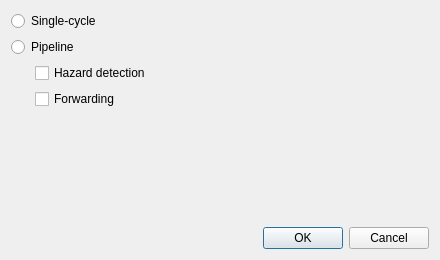
<?xml version="1.0" encoding="UTF-8"?>
<ui version="4.0">
 <class>Atlas::ProcessorDialog</class>
 <widget class="QDialog" name="Atlas::ProcessorDialog">
  <property name="geometry">
   <rect>
    <x>0</x>
    <y>0</y>
    <width>440</width>
    <height>260</height>
   </rect>
  </property>
  <property name="windowTitle">
   <string>Choose Processor</string>
  </property>
  <layout class="QVBoxLayout" name="verticalLayout">
   <item>
    <widget class="QRadioButton" name="singleCycleRadio">
     <property name="text">
      <string>Single-cycle</string>
     </property>
     <property name="toolTip">
      <string>One instruction per cycle, no pipeline registers</string>
     </property>
    </widget>
   </item>
   <item>
    <widget class="QRadioButton" name="pipelineRadio">
     <property name="text">
      <string>Pipeline</string>
     </property>
     <property name="toolTip">
      <string>Five stages: IF, ID, EX, MEM, WB</string>
     </property>
    </widget>
   </item>
   <item>
    <layout class="QHBoxLayout" name="optionsLayout">
     <item>
      <spacer name="optionsIndent">
       <property name="orientation">
        <enum>Qt::Orientation::Horizontal</enum>
       </property>
       <property name="sizeType">
        <enum>QSizePolicy::Policy::Fixed</enum>
       </property>
       <property name="sizeHint" stdset="0">
        <size>
         <width>24</width>
         <height>1</height>
        </size>
       </property>
      </spacer>
     </item>
     <item>
      <layout class="QVBoxLayout" name="optionsColumn">
       <item>
        <widget class="QCheckBox" name="hazardCheck">
         <property name="text">
          <string>Hazard detection</string>
         </property>
         <property name="toolTip">
          <string>Stall the pipeline when an instruction depends on one still in flight</string>
         </property>
        </widget>
       </item>
       <item>
        <widget class="QCheckBox" name="forwardingCheck">
         <property name="text">
          <string>Forwarding</string>
         </property>
         <property name="toolTip">
          <string>Route a result back to an earlier stage instead of waiting for write-back</string>
         </property>
        </widget>
       </item>
      </layout>
     </item>
    </layout>
   </item>
   <item>
    <widget class="QLabel" name="noteLabel">
     <property name="text">
      <string/>
     </property>
     <property name="wordWrap">
      <bool>true</bool>
     </property>
     <property name="minimumSize">
      <size>
       <width>0</width>
       <height>48</height>
      </size>
     </property>
     <property name="alignment">
      <set>Qt::AlignmentFlag::AlignLeading|Qt::AlignmentFlag::AlignTop</set>
     </property>
    </widget>
   </item>
   <item>
    <spacer name="bottomSpacer">
     <property name="orientation">
      <enum>Qt::Orientation::Vertical</enum>
     </property>
     <property name="sizeHint" stdset="0">
      <size>
       <width>1</width>
       <height>1</height>
      </size>
     </property>
    </spacer>
   </item>
   <item>
    <widget class="QDialogButtonBox" name="buttonBox">
     <property name="orientation">
      <enum>Qt::Orientation::Horizontal</enum>
     </property>
     <property name="standardButtons">
      <set>QDialogButtonBox::StandardButton::Cancel|QDialogButtonBox::StandardButton::Ok</set>
     </property>
    </widget>
   </item>
  </layout>
 </widget>
 <resources/>
 <connections>
  <connection>
   <sender>buttonBox</sender>
   <signal>accepted()</signal>
   <receiver>Atlas::ProcessorDialog</receiver>
   <slot>accept()</slot>
   <hints>
    <hint type="sourcelabel">
     <x>248</x>
     <y>254</y>
    </hint>
    <hint type="destinationlabel">
     <x>157</x>
     <y>274</y>
    </hint>
   </hints>
  </connection>
  <connection>
   <sender>buttonBox</sender>
   <signal>rejected()</signal>
   <receiver>Atlas::ProcessorDialog</receiver>
   <slot>reject()</slot>
   <hints>
    <hint type="sourcelabel">
     <x>316</x>
     <y>260</y>
    </hint>
    <hint type="destinationlabel">
     <x>286</x>
     <y>274</y>
    </hint>
   </hints>
  </connection>
 </connections>
</ui>
